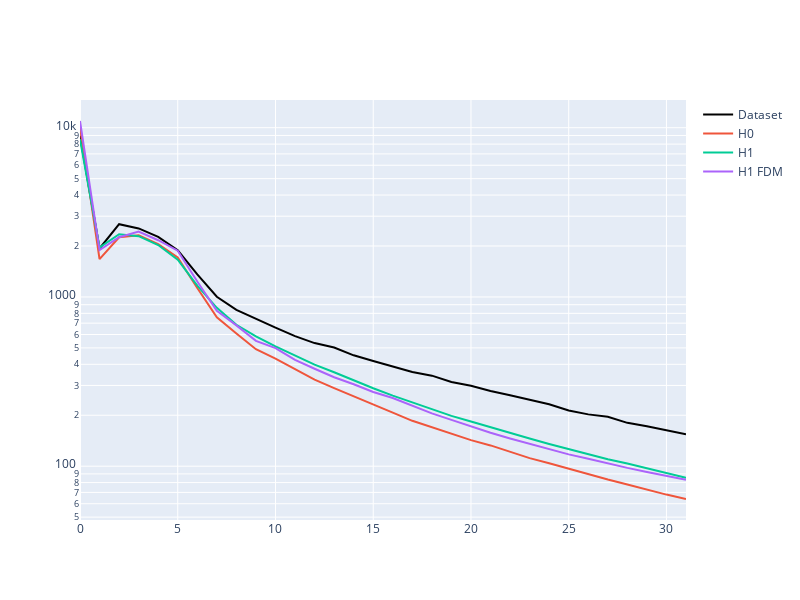

This figure's notebook cell:
### Code cell
fig = go.Figure()
fig.add_trace(go.Scatter(y=spec_truth, name='Dataset', line={'color':'Black'}))
fig.add_trace(go.Scatter(y=spec_model_1, name='H0'))
fig.add_trace(go.Scatter(y=spec_model_2, name='H1'))
fig.add_trace(go.Scatter(y=spec_model_3, name='H1 FDM'))
fig.update_layout(
    yaxis=dict(type="log"),
    width=800, height=600
)
fig.show()
